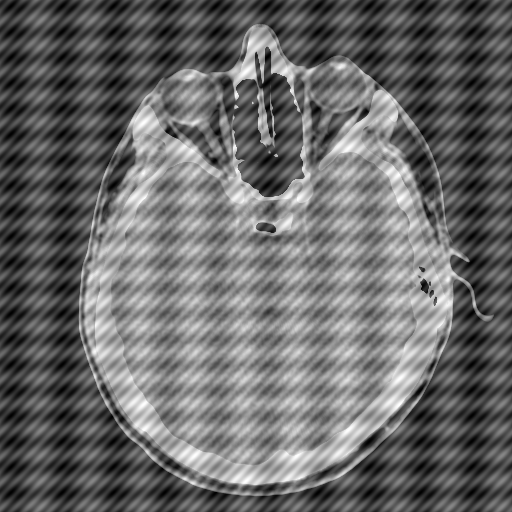
#> input picture Imagenes_cursado/HeadCT_degradada.tif, 512 x 512 px, given in place of hubble.tif, which was not available
$ jupyter execute --allow-errors PDI_tp03.ipynb   (older library calls are emulated)   (text cells are left out)
#> lines starting #> are read from the running program, lines starting #| are printed output that depends on the picture; pictures that were not available may be replaced by others from this repository, and a replacement may not be noted
[cell 1]
# Configuración Inicial e Importaciones
import cv2
import numpy as np
import matplotlib.pyplot as plt
from ipywidgets import interact, IntSlider, FloatSlider
import ipywidgets as widgets

def mostrar_imagenes(imagenes, titulos, figsize=(15, 5)):
    """Función auxiliar para mostrar múltiples imágenes lado a lado"""
    n = len(imagenes)
    fig, axs = plt.subplots(1, n, figsize=figsize)
    if n == 1: axs = [axs]
    for i in range(n):
        img = imagenes[i]
        if len(img.shape) == 3:
            img = cv2.cvtColor(img, cv2.COLOR_BGR2RGB)
        axs[i].imshow(img, cmap='gray', vmin=0, vmax=255)
        axs[i].set_title(titulos[i])
        axs[i].axis('off')
    plt.show()

print("Entorno configurado. Asegúrate de subir todas las imágenes necesarias (.tif, .png, .jpg) a Colab.")

[cell 2]
def aplicar_filtros_pasa_bajos(img_path='hubble.tif'):
#> called with img_path = 'hubble.tif'
    img = cv2.imread(img_path, cv2.IMREAD_GRAYSCALE)
#> img is the input picture: shape (512, 512); min 0, max 255, mean 105.3
    if img is None:
        return "Carga una imagen válida (ej: hubble.tif)."

    # 1. Filtro de promediado (Box filter)
    # TODO: Crear máscara de 3x3 y usar cv2.filter2D o usar cv2.blur directamente
    # mask = np.ones((3,3), np.float32) / 9
    # -> evaluar para distintos parámetros!
    # img_box = cv2.filter2D(img, -1, mask)
    img_box = img.copy() # Reemplazar con el filtro aplicado

    # 2. Filtro Gaussiano
    # TODO: Usar cv2.GaussianBlur() -> evaluar para distintos parámetros!
    img_gauss = img.copy() # Reemplazar

    # 3. Filtro de Mediana
    # TODO: Usar cv2.medianBlur() -> evaluar para distintos parámetros!
    img_mediana = img.copy() # Reemplazar

    # Visualizar comparativa
    mostrar_imagenes([img, img_box, img_gauss, img_mediana],
                     ["Original", "Promediado (Caja)", "Gaussiano", "Mediana"])
#> in mostrar_imagenes, `n = len(imagenes)`: n = 4
#> in mostrar_imagenes, `plt.show()`:
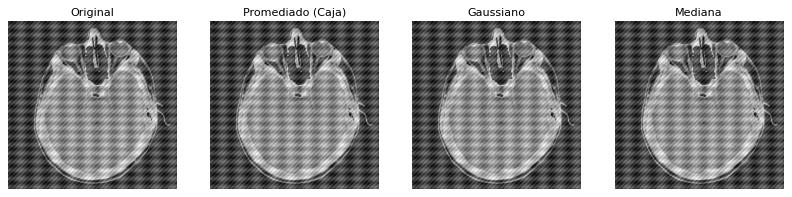
#> figure drawn by matplotlib, 4 panels


aplicar_filtros_pasa_bajos()

[cell 3]
 # 4. APLICACIÓN: Localizar objetos grandes en 'hubble.tif'
    # TODO: Analiza cuál de los filtros elimina mejor los objetos pequeños (estrellas)
    # dejando solo los grandes, y aumenta el tamaño de la máscara (ej: 15x15) para probar.

    # Ejecutar prueba interactiva cambiando el tamaño del kernel
    # interact(aplicar_filtros_pasa_bajos, img_path="hubble.tif")

[cell 4]
def aplicar_filtros_pasa_altos(img_path):
#> called with img_path = 'hubble.tif'
    img = cv2.imread(img_path, cv2.IMREAD_GRAYSCALE)
    if img is None: return "Carga una imagen."

    # IMPORTANTE: Al aplicar filtros pasa-altos, los valores pueden ser negativos.
    # Conviene trabajar en float32 y luego normalizar.
    img_float = img.astype(np.float32)

    # 1. Máscara cuyos coeficientes SUMAN 1 (Mantiene el brillo promedio)
    # TODO: Define la matriz
    mask_sum1 = np.array([[ 0, -1,  0],
                          [-1,  5, -1],
                          [ 0, -1,  0]], dtype=np.float32)
    # img_sum1 = cv2.filter2D(img_float, -1, mask_sum1)
    img_sum1 = np.zeros_like(img_float) # Reemplazar

    # 2. Máscara cuyos coeficientes SUMAN 0 (Elimina las bajas frecuencias/áreas planas)
    # TODO: Define la matriz
    mask_sum0 = np.array([[-1, -1, -1],
                          [-1,  8, -1],
                          [-1, -1, -1]], dtype=np.float32)
    # img_sum0 = cv2.filter2D(img_float, -1, mask_sum0)
    img_sum0 = np.zeros_like(img_float) # Reemplazar

    # Normalización para visualización (0-255)
    img_sum1_disp = np.clip(img_sum1, 0, 255).astype(np.uint8)
#> img_sum1: shape (512, 512) float32; every value is 0
    img_sum0_disp = cv2.normalize(img_sum0, None, 0, 255, cv2.NORM_MINMAX, dtype=cv2.CV_8U)

    mostrar_imagenes([img, img_sum1_disp, img_sum0_disp],
                     ["Original", "Pasa-altos (Suma 1)", "Pasa-altos (Suma 0)"])
#> call 2 of mostrar_imagenes, with figsize = (15, 5)
#> in mostrar_imagenes (call 2), `n = len(imagenes)`: n = 3
#> in mostrar_imagenes (call 2), `plt.show()`:
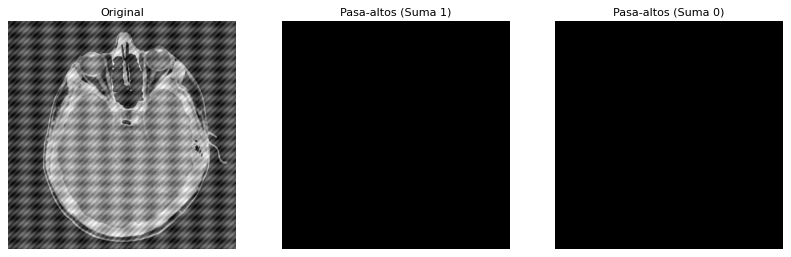
#> figure drawn by matplotlib, 3 panels
#> the sliders are set to img_path = mariposa02.png, fila_analisis = 150

aplicar_filtros_pasa_altos('hubble.tif') # Cambiar por otra imagen de prueba

#> (a cell that did not finish here is left out)

[cell 6]
# --- Caso 1: Realce subjetivo de esqueleto.tif ---
def realzar_esqueleto():
    img = cv2.imread('esqueleto.tif', cv2.IMREAD_GRAYSCALE)
    if img is None: return "Carga 'esqueleto.tif'"

    # TODO: Proponga una combinación de técnicas (ej. pasa-altos para bordes + pasa-bajos para ruido, realce de contraste, etc.)
    # Justifique sus elecciones en un comentario.
    img_realzada = img.copy()

    mostrar_imagenes([img, img_realzada], ["Esqueleto Original", "Esqueleto Realzado"])

[cell 7]
# --- Caso 2: Filtro Bilateral vs Filtros Clásicos y Análisis de Perfiles ---
def comparar_bilateral(img_path, fila_analisis):
#> called with img_path = 'mariposa02.png', fila_analisis = 150
    img = cv2.imread(img_path, cv2.IMREAD_GRAYSCALE)
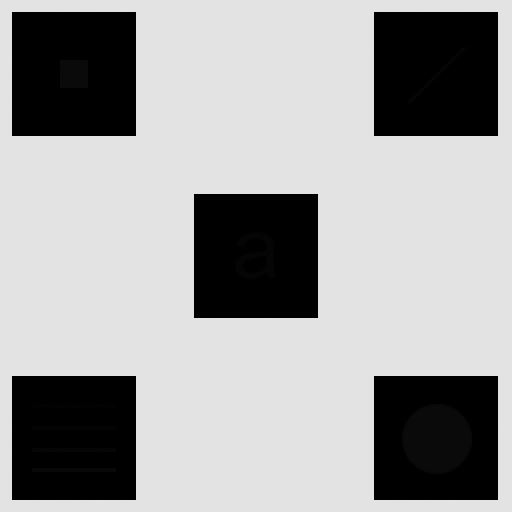
#> input picture Imagenes_cursado/ej7a.tif, 512 x 512 px, given in place of mariposa02.png, which was not available
#> img is the input picture: shape (512, 512); min 0, max 228, mean 160.7
    if img is None: return f"Carga '{img_path}'"

    # Aplicar un filtro pasa-bajos clásico (ej: Gaussiano)
    img_gauss = cv2.GaussianBlur(img, (9, 9), 0)
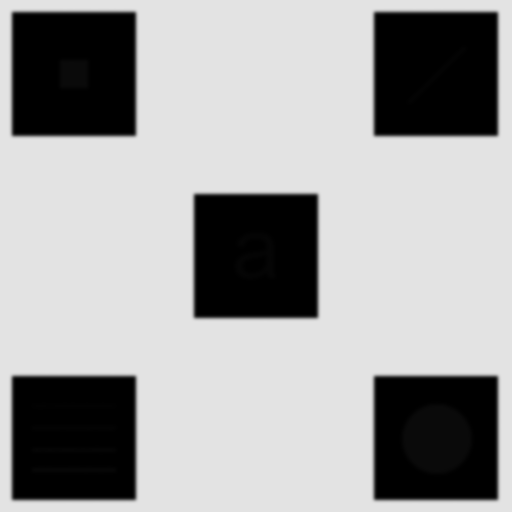
#> img_gauss: shape (512, 512); min 0, max 227, mean 160.7

    # Aplicar Filtro Bilateral
    # cv2.bilateralFilter(src, d, sigmaColor, sigmaSpace)
    img_bilateral = cv2.bilateralFilter(img, 9, 75, 75)

    # Mostrar imágenes
    mostrar_imagenes([img, img_gauss, img_bilateral],
                     ["Original", "Gaussiano", "Bilateral"])

    # --- Ejercicio 4.3: Extracción de perfiles de grises superpuestos ---
    perfil_orig = img[fila_analisis, :]
#> perfil_orig = 512 values, max 228 at index 42, min 226 at index 18, mean 227
    perfil_gauss = img_gauss[fila_analisis, :]
#> perfil_gauss = 512 values from 227 to 227
    perfil_bilateral = img_bilateral[fila_analisis, :]
#> perfil_bilateral = 512 values from 227 to 227

    plt.figure(figsize=(15, 4))
    plt.plot(perfil_orig, label='Original', color='black', alpha=0.5)
    plt.plot(perfil_gauss, label='Gaussiano', color='blue')
    plt.plot(perfil_bilateral, label='Bilateral', color='red')
    plt.title(f"Comparación de Perfiles de Intensidad (Fila {fila_analisis})")
    plt.legend()
    plt.grid(True)
    plt.show()
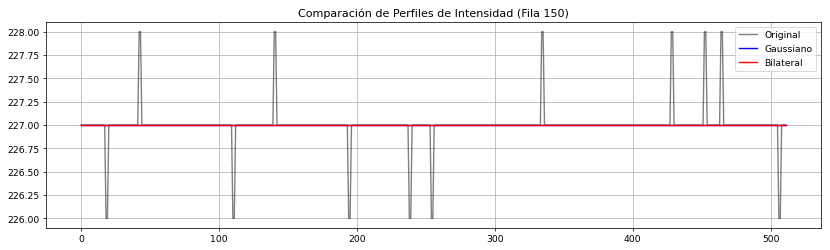
#> figure drawn by matplotlib, 1 panel; curve peaks at x = 42, y = 228

# Probar con las imágenes solicitadas en la guía: mariposa02.png, flores02.jpg, lapices02.jpg
# Usamos un slider para elegir qué fila analizar visualmente (reemplaza el click del mouse)
interact(comparar_bilateral,
         img_path=['mariposa02.png', 'flores02.jpg', 'lapices02.jpg'],
         fila_analisis=IntSlider(min=0, max=300, step=1, value=150))
